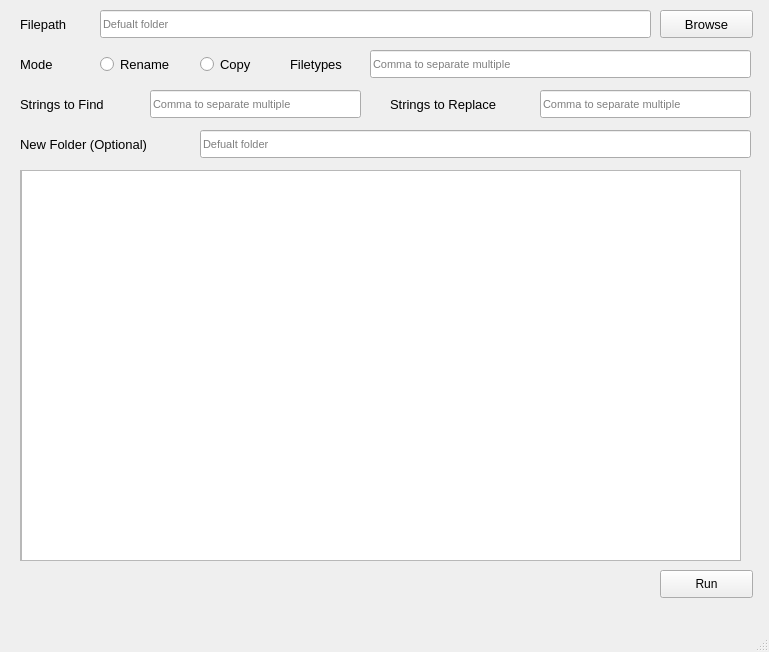
<?xml version="1.0" encoding="UTF-8"?>
<ui version="4.0">
 <class>MainWindow</class>
 <widget class="QMainWindow" name="MainWindow">
  <property name="geometry">
   <rect>
    <x>0</x>
    <y>0</y>
    <width>769</width>
    <height>652</height>
   </rect>
  </property>
  <property name="windowTitle">
   <string>MainWindow</string>
  </property>
  <widget class="QWidget" name="centralwidget">
   <widget class="QPushButton" name="pushButton_browse">
    <property name="geometry">
     <rect>
      <x>660</x>
      <y>10</y>
      <width>93</width>
      <height>28</height>
     </rect>
    </property>
    <property name="font">
     <font>
      <pointsize>10</pointsize>
     </font>
    </property>
    <property name="text">
     <string>Browse</string>
    </property>
   </widget>
   <widget class="QToolButton" name="toolButton">
    <property name="geometry">
     <rect>
      <x>540</x>
      <y>390</y>
      <width>27</width>
      <height>22</height>
     </rect>
    </property>
    <property name="text">
     <string>...</string>
    </property>
   </widget>
   <widget class="QRadioButton" name="radioButton_rename">
    <property name="geometry">
     <rect>
      <x>100</x>
      <y>50</y>
      <width>95</width>
      <height>28</height>
     </rect>
    </property>
    <property name="font">
     <font>
      <pointsize>10</pointsize>
     </font>
    </property>
    <property name="text">
     <string>Rename</string>
    </property>
    <property name="checked">
     <bool>false</bool>
    </property>
   </widget>
   <widget class="QPushButton" name="pushButton_run">
    <property name="geometry">
     <rect>
      <x>660</x>
      <y>570</y>
      <width>93</width>
      <height>28</height>
     </rect>
    </property>
    <property name="text">
     <string>Run</string>
    </property>
   </widget>
   <widget class="QLineEdit" name="lineEdit_filepath">
    <property name="geometry">
     <rect>
      <x>100</x>
      <y>10</y>
      <width>551</width>
      <height>28</height>
     </rect>
    </property>
    <property name="font">
     <font>
      <pointsize>8</pointsize>
     </font>
    </property>
    <property name="placeholderText">
     <string>Defualt folder</string>
    </property>
   </widget>
   <widget class="QLabel" name="label_filepath">
    <property name="geometry">
     <rect>
      <x>20</x>
      <y>10</y>
      <width>71</width>
      <height>28</height>
     </rect>
    </property>
    <property name="font">
     <font>
      <pointsize>10</pointsize>
     </font>
    </property>
    <property name="text">
     <string>Filepath</string>
    </property>
   </widget>
   <widget class="QLabel" name="label_mode">
    <property name="geometry">
     <rect>
      <x>20</x>
      <y>50</y>
      <width>71</width>
      <height>28</height>
     </rect>
    </property>
    <property name="font">
     <font>
      <pointsize>10</pointsize>
     </font>
    </property>
    <property name="text">
     <string>Mode</string>
    </property>
   </widget>
   <widget class="QRadioButton" name="radioButton_copy">
    <property name="geometry">
     <rect>
      <x>200</x>
      <y>50</y>
      <width>95</width>
      <height>28</height>
     </rect>
    </property>
    <property name="font">
     <font>
      <pointsize>10</pointsize>
     </font>
    </property>
    <property name="text">
     <string>Copy</string>
    </property>
    <property name="checked">
     <bool>false</bool>
    </property>
   </widget>
   <widget class="QLabel" name="label_filetypes">
    <property name="geometry">
     <rect>
      <x>290</x>
      <y>50</y>
      <width>71</width>
      <height>28</height>
     </rect>
    </property>
    <property name="font">
     <font>
      <pointsize>10</pointsize>
     </font>
    </property>
    <property name="text">
     <string>Filetypes</string>
    </property>
   </widget>
   <widget class="QLineEdit" name="lineEdit_filetypes">
    <property name="geometry">
     <rect>
      <x>370</x>
      <y>50</y>
      <width>381</width>
      <height>28</height>
     </rect>
    </property>
    <property name="font">
     <font>
      <pointsize>8</pointsize>
     </font>
    </property>
    <property name="placeholderText">
     <string>Comma to separate multiple</string>
    </property>
   </widget>
   <widget class="QLabel" name="label_stringstofind">
    <property name="geometry">
     <rect>
      <x>20</x>
      <y>90</y>
      <width>111</width>
      <height>28</height>
     </rect>
    </property>
    <property name="font">
     <font>
      <pointsize>10</pointsize>
     </font>
    </property>
    <property name="text">
     <string>Strings to Find</string>
    </property>
   </widget>
   <widget class="QLineEdit" name="lineEdit_stringstofind">
    <property name="geometry">
     <rect>
      <x>150</x>
      <y>90</y>
      <width>211</width>
      <height>28</height>
     </rect>
    </property>
    <property name="font">
     <font>
      <pointsize>8</pointsize>
     </font>
    </property>
    <property name="placeholderText">
     <string>Comma to separate multiple</string>
    </property>
   </widget>
   <widget class="QLineEdit" name="lineEdit_stringstoreplace">
    <property name="geometry">
     <rect>
      <x>540</x>
      <y>90</y>
      <width>211</width>
      <height>28</height>
     </rect>
    </property>
    <property name="font">
     <font>
      <pointsize>8</pointsize>
     </font>
    </property>
    <property name="placeholderText">
     <string>Comma to separate multiple</string>
    </property>
   </widget>
   <widget class="QLabel" name="label_stringstoreplace">
    <property name="geometry">
     <rect>
      <x>390</x>
      <y>90</y>
      <width>141</width>
      <height>28</height>
     </rect>
    </property>
    <property name="font">
     <font>
      <pointsize>10</pointsize>
     </font>
    </property>
    <property name="text">
     <string>Strings to Replace</string>
    </property>
   </widget>
   <widget class="QLabel" name="label_newfolder">
    <property name="geometry">
     <rect>
      <x>20</x>
      <y>130</y>
      <width>171</width>
      <height>28</height>
     </rect>
    </property>
    <property name="font">
     <font>
      <pointsize>10</pointsize>
     </font>
    </property>
    <property name="text">
     <string>New Folder (Optional)</string>
    </property>
   </widget>
   <widget class="QLineEdit" name="lineEdit_newfoldet">
    <property name="geometry">
     <rect>
      <x>200</x>
      <y>130</y>
      <width>551</width>
      <height>28</height>
     </rect>
    </property>
    <property name="font">
     <font>
      <pointsize>8</pointsize>
     </font>
    </property>
    <property name="placeholderText">
     <string>Defualt folder</string>
    </property>
   </widget>
   <widget class="QScrollArea" name="scrollArea">
    <property name="geometry">
     <rect>
      <x>20</x>
      <y>170</y>
      <width>721</width>
      <height>391</height>
     </rect>
    </property>
    <property name="widgetResizable">
     <bool>true</bool>
    </property>
    <widget class="QWidget" name="scrollAreaWidgetContents">
     <property name="geometry">
      <rect>
       <x>0</x>
       <y>0</y>
       <width>719</width>
       <height>389</height>
      </rect>
     </property>
     <widget class="QTextBrowser" name="textBrowser_log">
      <property name="geometry">
       <rect>
        <x>0</x>
        <y>-20</y>
        <width>831</width>
        <height>411</height>
       </rect>
      </property>
     </widget>
    </widget>
   </widget>
  </widget>
  <widget class="QMenuBar" name="menubar">
   <property name="geometry">
    <rect>
     <x>0</x>
     <y>0</y>
     <width>769</width>
     <height>26</height>
    </rect>
   </property>
  </widget>
  <widget class="QStatusBar" name="statusbar"/>
 </widget>
 <resources/>
 <connections/>
</ui>
